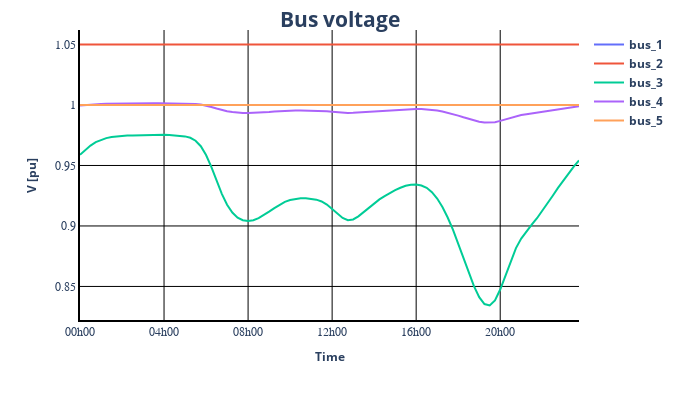

The notebook cell saved with this chart:
### Code cell
pp_plot.plot_timeseries_result(
    data_df=result_df["res_bus.vm_pu"],
    ylabel="V [pu]",
    plot_title="Bus voltage",
    filename="voltage_result",
)
